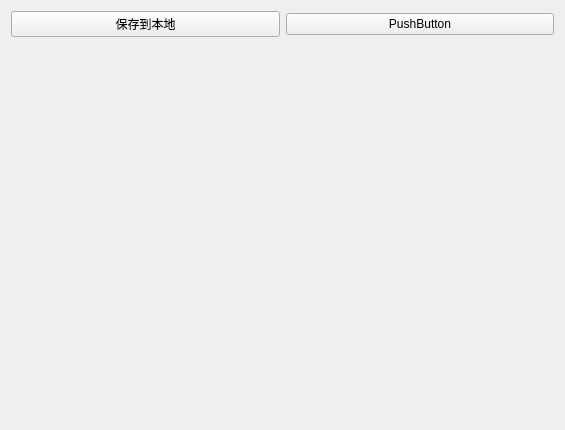
<?xml version="1.0" encoding="UTF-8"?>
<ui version="4.0">
 <class>ShowUriContentDlg</class>
 <widget class="QWidget" name="ShowUriContentDlg">
  <property name="geometry">
   <rect>
    <x>0</x>
    <y>0</y>
    <width>565</width>
    <height>430</height>
   </rect>
  </property>
  <property name="windowTitle">
   <string>内容查看器</string>
  </property>
  <layout class="QVBoxLayout" name="verticalLayout" stretch="0,1">
   <item>
    <layout class="QHBoxLayout" name="horizontalLayout">
     <item>
      <widget class="QPushButton" name="saveas">
       <property name="text">
        <string>保存到本地</string>
       </property>
      </widget>
     </item>
     <item>
      <widget class="QPushButton" name="pushButton_2">
       <property name="text">
        <string>PushButton</string>
       </property>
      </widget>
     </item>
    </layout>
   </item>
   <item>
    <layout class="QHBoxLayout" name="horizontalLayout_2"/>
   </item>
  </layout>
 </widget>
 <resources/>
 <connections/>
</ui>
